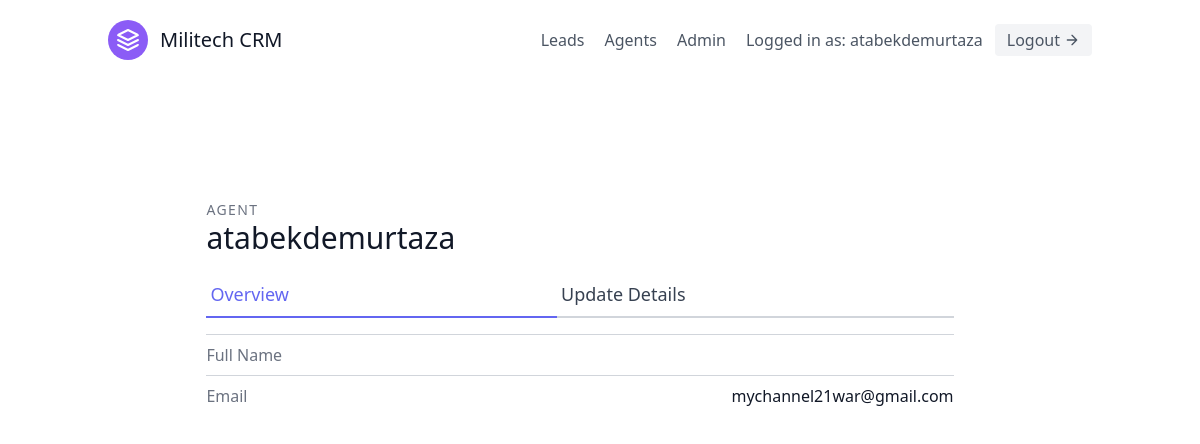
/agents/1/ (signed in), run on an earlier commit of the app's database.
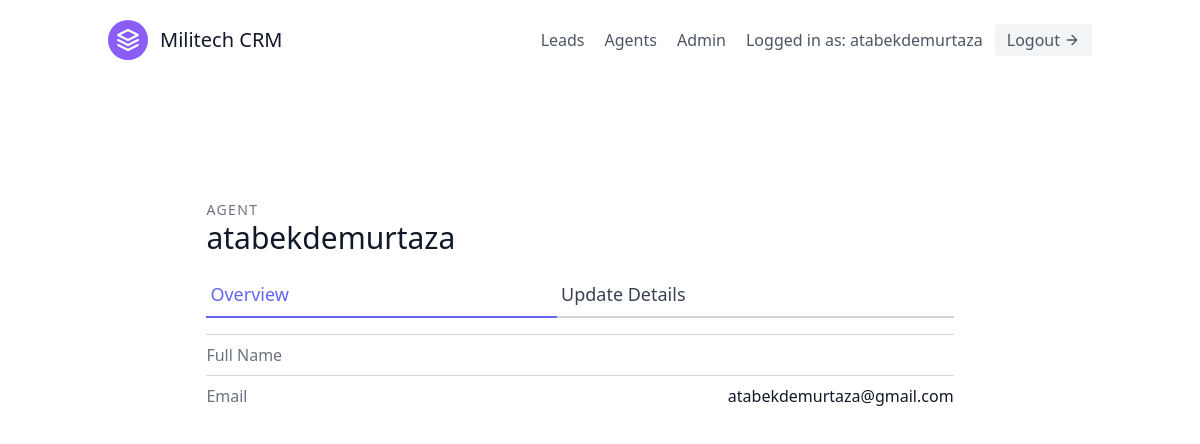
And on a later commit of the database.
### leads/models.py (models this page shows, shortened)
class Agent(models.Model):
    user = models.OneToOneField(User, on_delete=models.CASCADE)
    organisation = models.ForeignKey(UserProfile, on_delete=models.CASCADE)

class User(AbstractUser):
    is_organisor = models.BooleanField(default=True)
    is_agent     = models.BooleanField(default=False)

### agents/views.py (the view)
# urls.py: path('<int:pk>/', AgentDetailView.as_view(), name='agent-detail'),
class AgentDetailView(OrganisorAndLoginRequiredMixin, generic.DetailView):
    template_name = "agents/agent_detail.html"
    context_object_name = "agent"
    def get_queryset(self):
        organisation = self.request.user.userprofile
        return Agent.objects.filter(organisation=organisation)

### agents/mixins.py (called while the page is built)
    def dispatch(self, request, *args, **kwargs):
        if not request.user.is_authenticated or not request.user.is_organisor:
            return redirect("leads:lead-list")
        return super().dispatch(request, *args, **kwargs)

### agents/templates/agents/agent_detail.html (shortened to what this page needs)
{% extends 'base.html' %}
{% block content %}
<section class="text-gray-700 body-font overflow-hidden">
    <div class="container px-5 py-24 mx-auto">
        <div class="lg:w-4/5 mx-auto flex flex-wrap">
            <div class="w-full lg:pr-10 lg:py-6 mb-6 lg:mb-0">
                <h2 class="text-sm title-font text-gray-500 tracking-widest">AGENT</h2>
                <h1 class="text-gray-900 text-3xl title-font font-medium mb-4">{{ agent.user.username }}</h1>
                <div class="flex mb-4">
                    <a href="{% url 'agents:agent-detail' agent.pk %}"
                        class="flex-grow text-indigo-500 border-b-2 border-indigo-500 py-2 text-lg px-1">
                        Overview
                    </a>
                    <a href="{% url 'agents:agent-update' agent.pk %}"
                        class="flex-grow border-b-2 border-gray-300 py-2 text-lg px-1">
                        Update Details
                    </a>
                </div>
                <div class="flex border-t border-gray-300 py-2">
                    <span class="text-gray-500">Full Name</span>
                </div>
                <div class="flex border-t border-gray-300 py-2">
                    <span class="text-gray-500">Email</span>
                    <span class="ml-auto text-gray-900">{{ agent.user.email }}</span>
                </div>
            </div>
        </div>
    </div>
</section>
{% endblock content %}

What changed in the data, as far as the page shows it:
changed through a linked row, Agent "atabekdemurtaza": user.email "mychannel21war@gmail.com" → "atabekdemurtaza@gmail.com"
